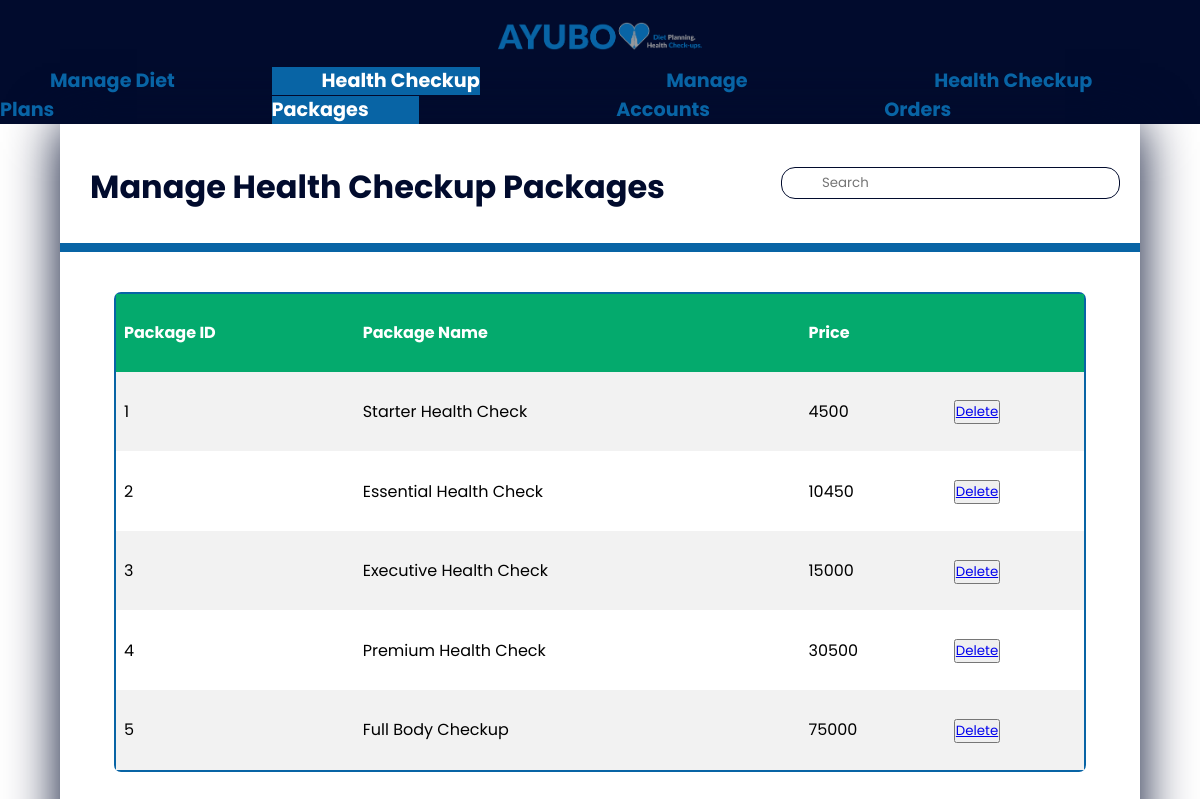
Page /page1.php on the committed database.
### tables this page shows
CREATE TABLE `healthcheck_package` (
  `PackageID` int(6) NOT NULL,
  `PackageName` varchar(25) DEFAULT NULL,
  `Description` varchar(250) DEFAULT NULL,
  `Price` int(6) DEFAULT NULL
);

### page1.php (the view, shortened to what this page needs)
<?php
    include('includes\connection.php');
?>
<!DOCTYPE html>
<html lang="en">
<head>
    <link rel="stylesheet" href="http://localhost/iwt/src/styles/styles.css" type="text/css">
    <link rel="stylesheet" href="http://localhost/iwt/src/styles/page1.css" type="text/css">
</head>
<body>
   <nav>
            <img src="http://localhost/iwt/src/images/logo.png"alt="logo" height="37px">
        <ul>
            <li>
                <a href="http://localhost/iwt/src/admin-dashboard.php" >Manage Diet Plans</a>
            </li>
            <li>
                <a href="#" class="active">Health Checkup Packages</a>
            </li>
            <li><a href="http://localhost/iwt/src/page2.php">Manage Accounts</a>
               </li>
               <li> <a href="http://localhost/iwt/src/page3.php">Health Checkup Orders</a>
            </li>
        </ul>
        </nav>
        <div class="container">
            <div class="top">
                <h1>Manage Health Checkup Packages</h1>
                <form action="/search" methord="get">
                <label for="search-input">
                    <input type="text" name="-search-input" id="search-input" placeholder="Search">
                </label>
                </form>
            </div>
            <div class="content1">
            <?php
            $query3 = "SELECT * FROM healthcheck_package";
            $result3 = mysqli_query($connection, $query3);
            if($result3) { ?>
            <table>
            <tr> <th>Package ID</th> <th>Package Name</th> <th>Price</th> <th> </th> </tr>
            <?php while ($record3 = mysqli_fetch_assoc($result3)) { ?>
                <tr>
                    <td> <?php echo $record3['PackageID'] ?> </td>
                    <td> <?php echo $record3['PackageName'] ?> </td>
                    <td> <?php echo $record3['Price'] ?> </td>
                    <td> <button onclick="reportDelete()"> <a href="http://localhost/iwt/src/page1.php?packageID=<?php echo $record3['PackageID'] ?>">Delete</a> </button> </td>
                </tr>
            <?php } ?>
            </table>
            <?php } ?>
                </div>
        </div>
        </body>
</html>

### styles/styles.css (style rules this page uses)
* { margin: 0; padding: 0; box-sizing: border-box; font-family: "poppins"; }
body { margin: 0 auto; background: url('http://localhost/iwt/src/images/004.jpg'); background-repeat: no-repeat; height: 100vh; background-size:cover; background-position:center; background-attachment: fixed; }
nav { background-color:#010b2d; display:flex; flex-direction: column; padding: 0.8rem 0rem 0rem 0rem; justify-content: space-between; align-items:center; }
nav img { height: 50px; margin-top: 3px ; padding-bottom: 10px; margin-left:0px }
nav ul { display:flex; flex-direction: row; list-style: none; gap:0rem; }
nav a { text-decoration: none; color:#0864A5; font-size: larger; font-weight: bold; padding: 0px 50px 1px 50px; }
nav .active { background-color: #0864A5; color:#ffffff; }
.container { width: 90%; height: 100%; margin: 0 auto; background: transparent; box-shadow: 0 0 50px #010b2d; padding:0; }
.top { margin-left: 0 auto; width:100%; padding:0px 20px 10px 20px; height:16vh; background:transparent; display:flex; align-items: center; justify-content: space-between; border-bottom: 9px solid #0864A5; }
.top h1 { margin-top: 18px;; font-weight: bold; padding: 10px; color:#010b2d; }
.top input { margin-right: 0px; margin-top:10px; padding:5px 40px 5px 40px; border: 1px solid #010b2d; background-color: #ffffff; border-radius: 14px ; text-align: left; outline: none; }

### styles/page1.css (style rules this page uses)
* { margin: 0; padding: 0; box-sizing: border-box; font-family: "poppins"; }
.content1 { margin-top:5vh; margin-left:5%; background-color:#ffffff67; width:90%; height:60%; border: 2px solid #0864A5; border-radius: 7px;display: grid; }
table { border-collapse: collapse; width: 100%; }
th, td { text-align: left; padding: 8px; }
tr:nth-child(even) { background-color: #f2f2f2 }
th { background-color: #04AA6D; color: white; }

### rows in the picture
healthcheck_package: PackageID "1", PackageName "Starter Health Check", Price "4500"
healthcheck_package: PackageID "2", PackageName "Essential Health Check", Price "10450"
healthcheck_package: PackageID "3", PackageName "Executive Health Check", Price "15000"
healthcheck_package: PackageID "4", PackageName "Premium Health Check", Price "30500"
healthcheck_package: PackageID "5", PackageName "Full Body Checkup", Price "75000"
